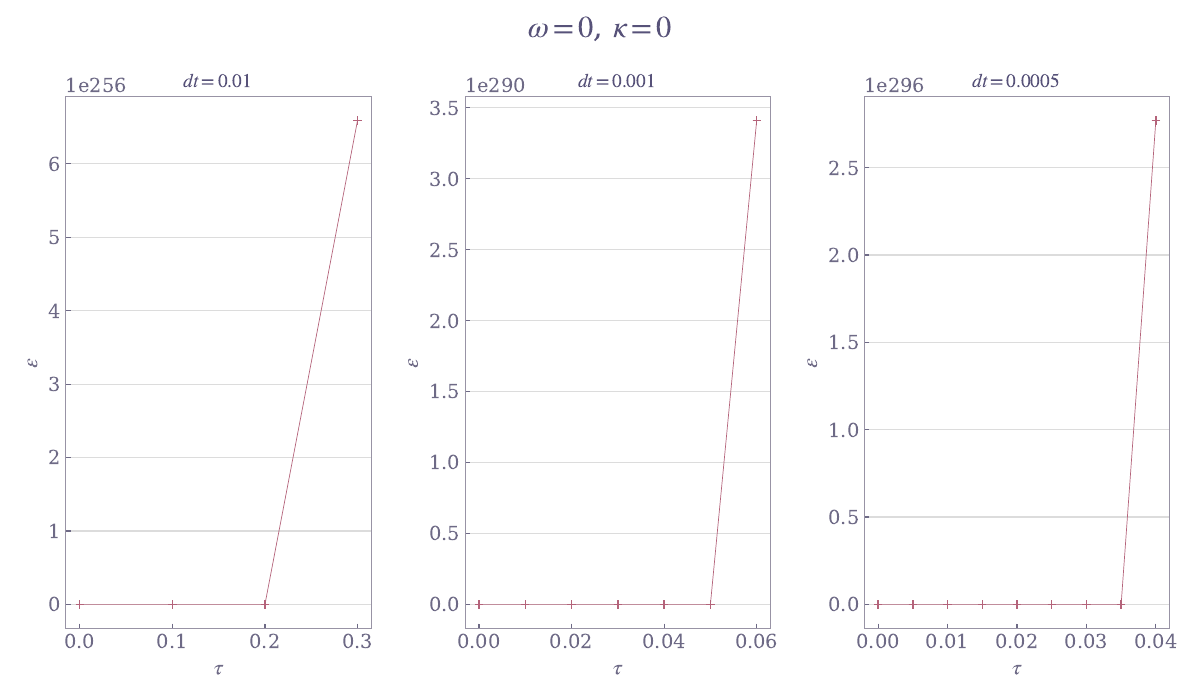

Write Python code to recreate this figure.
import json
from pathlib import Path

import matplotlib.pyplot as plt
import numpy as np
from common import setup_pyplot

setup_pyplot()

with open("parameters.json") as par_file:
    pars = json.load(par_file)

N = pars["N"]

data_root = Path("data/processed")

fig, axs = plt.subplots(ncols=3)
dts = [0.01, 0.001, 0.0005]

for idx, dt in enumerate(dts):
    tau, _, _, eps = np.loadtxt(
        data_root / f"unstable_run_k=0_n=1_{dt=}_1703255572"
    ).T

    axs[idx].set_title(f"${dt=}$")

    axs[idx].plot(tau, eps, "-+", linewidth=0.5)

    axs[idx].set_xlabel(r"$\tau$")
    axs[idx].set_ylabel(r"$\epsilon$")

fig.suptitle(r"$\omega=0$, $\kappa=0$")

plt.tight_layout()
plt.savefig("figures/unstable.pdf")
plt.show()
